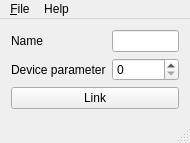
<?xml version="1.0" encoding="UTF-8"?>
<ui version="4.0">
 <class>MainWindow</class>
 <widget class="QMainWindow" name="MainWindow">
  <property name="geometry">
   <rect>
    <x>0</x>
    <y>0</y>
    <width>190</width>
    <height>143</height>
   </rect>
  </property>
  <property name="windowTitle">
   <string>MeasurementComputing Connector</string>
  </property>
  <widget class="QWidget" name="centralWidget">
   <layout class="QFormLayout" name="formLayout_2">
    <item row="1" column="0">
     <widget class="QLabel" name="nameLabel">
      <property name="text">
       <string>Name</string>
      </property>
     </widget>
    </item>
    <item row="3" column="0" colspan="2">
     <widget class="QPushButton" name="linkButton">
      <property name="sizePolicy">
       <sizepolicy hsizetype="MinimumExpanding" vsizetype="Fixed">
        <horstretch>0</horstretch>
        <verstretch>0</verstretch>
       </sizepolicy>
      </property>
      <property name="text">
       <string>Link</string>
      </property>
     </widget>
    </item>
    <item row="1" column="1">
     <widget class="QLineEdit" name="nameField"/>
    </item>
    <item row="2" column="0">
     <widget class="QLabel" name="deviceLabel">
      <property name="text">
       <string>Device parameter</string>
      </property>
     </widget>
    </item>
    <item row="2" column="1">
     <widget class="QSpinBox" name="deviceField">
      <property name="maximum">
       <number>400</number>
      </property>
     </widget>
    </item>
   </layout>
  </widget>
  <widget class="QMenuBar" name="menuBar">
   <property name="geometry">
    <rect>
     <x>0</x>
     <y>0</y>
     <width>190</width>
     <height>30</height>
    </rect>
   </property>
   <widget class="QMenu" name="menuFile">
    <property name="title">
     <string>&amp;File</string>
    </property>
    <addaction name="actionLoad_Configuration"/>
    <addaction name="actionSave_Configuration"/>
    <addaction name="separator"/>
    <addaction name="actionQuit"/>
   </widget>
   <widget class="QMenu" name="menuAbout">
    <property name="title">
     <string>Help</string>
    </property>
    <addaction name="actionAbout"/>
   </widget>
   <addaction name="menuFile"/>
   <addaction name="menuAbout"/>
  </widget>
  <widget class="QStatusBar" name="statusBar"/>
  <action name="actionLoad_Configuration">
   <property name="text">
    <string>&amp;Load Configuration</string>
   </property>
   <property name="shortcut">
    <string>Ctrl+L</string>
   </property>
  </action>
  <action name="actionSave_Configuration">
   <property name="text">
    <string>&amp;Save Configuration</string>
   </property>
   <property name="shortcut">
    <string>Ctrl+S</string>
   </property>
  </action>
  <action name="actionQuit">
   <property name="text">
    <string>&amp;Quit</string>
   </property>
   <property name="shortcut">
    <string>Ctrl+Q</string>
   </property>
  </action>
  <action name="actionAbout">
   <property name="text">
    <string>&amp;About</string>
   </property>
  </action>
 </widget>
 <layoutdefault spacing="6" margin="11"/>
 <resources/>
 <connections/>
</ui>
